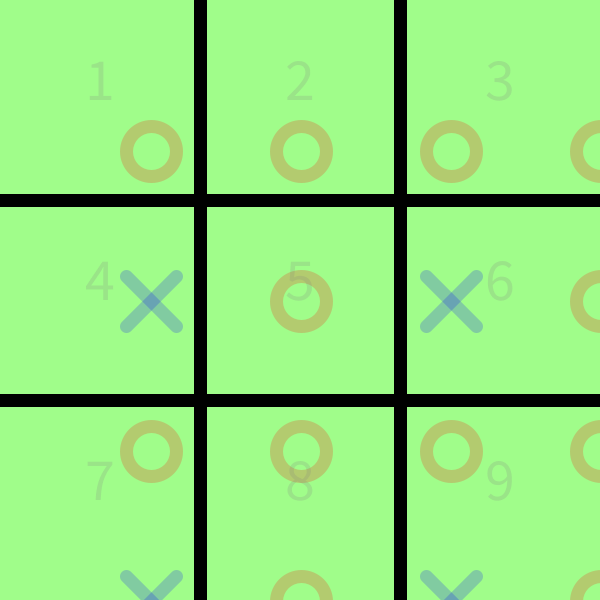
Frame 1 (no input)
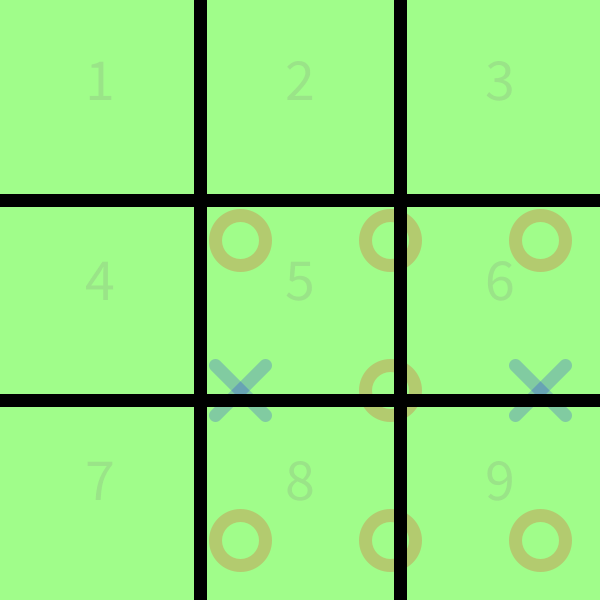
Frame 60 (the mouse pressed at the canvas centre just before this capture)
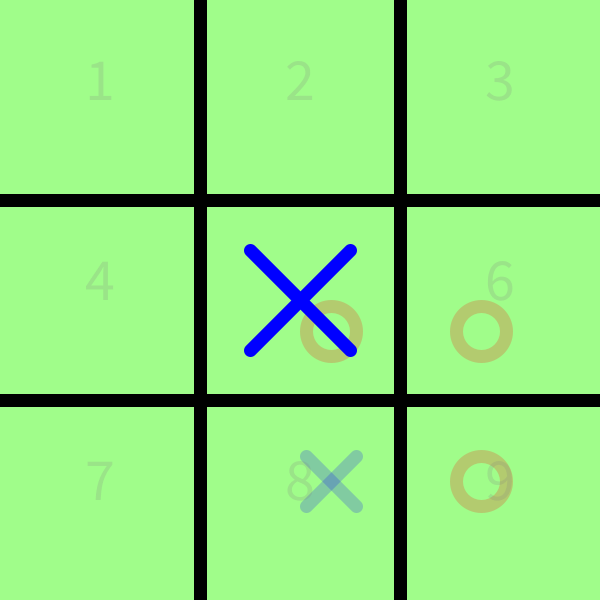
Frame 120 (the mouse held since frame 60 and released just before this capture)

The Processing sketch that drew these frames (run headless with seeded random() and noise(); from frame 60 on, the mouse is pressed at the canvas centre):

// Processing sketch: tic_tac_toe
// ── tic_tac_toe.pde
/*
 *Program: 2 player Tic-tac-toe
 *Author: Paul Wahome
 *Github: http://github.com/wakadaisho
 */

boolean xTurn = true; //alternates turns (Game 1 - X, Game 2 - O, Game 3 - X, ...) 
boolean gameOver = false;
int xWins = 0, oWins = 0;
float A, B, C, D;     //grid boundary markers
float d_x, d_y;       //difference between centers of grids of the x and y planes
float radius;         //size of pieces(X,O)
int board[];     
Object pieces[];
int count;

X xRank;
O oRank;

int xVal = 1;
int oVal = 2;
float fraction_size = 0.5;


float backgroundRadius;
float backgroundSpacing;
float displacement;
O[] backgroundOs;
X[] backgroundXs;
int backgroundOsNum = 10;
int backgroundXsNum = 10;

void setup() {
  smooth();
  background(255);
  ellipseMode(CENTER);  //all ellipses(O) drawn from center
  noFill();            
  size(600, 600); 
  textAlign(CENTER);
  textSize(width/10);
  //fullScreen();
  strokeWeight(width/45);      //increase stroke weight for visibility
  board = new int[9];
  pieces = new Object[9];
  
  backgroundOs = new O[backgroundOsNum*backgroundXsNum/2];
  backgroundXs = new X[backgroundOsNum*backgroundXsNum/2];
  
  displacement = 0;
  count = 0;
  
  A = height/3;
  B = A*2;
  C = width/3;
  D = C*2;

  d_x = .5*C;
  d_y = .5*A;

  radius = ((A < C) ? A : C)*fraction_size;

  xRank = new X(C, A, radius);  
  oRank = new O(C, B, radius);
  
  backgroundRadius = radius*fraction_size;
  backgroundSpacing = width/4;
  
  drawGrid();
  
  for(int i = 0; i<backgroundOsNum; i++){
    for(int j = 0; j<backgroundXsNum; j++){
      if((i*j+j)%2==0){
        //backgroundOs[((i*j)+j)/2] = 
        new O((i+1)*backgroundSpacing+displacement, (j+1)*backgroundSpacing+displacement, backgroundRadius, color(255, 0, 0, 20)).display();
      }else{
        //backgroundXs[((i*j)+j)/2] = 
        new X((i+1)*backgroundSpacing+displacement, (j+1)*backgroundSpacing+displacement, backgroundRadius, color(0, 0, 255, 20)).display();        
      }
    }  
  }
  
}

void draw() {
  println(count);
  drawGrid();
  if (gameOver) {
    delay(1000);
    background(255);
    displayRankings();
  }
}

void mousePressed() {
  if (!gameOver) {
    drawByClick(mouseX, mouseY);    
    checkWin();
  } else {
    resetGame();
  }
}

void keyPressed() {
  switch(keyCode) {
  case 32:      //SPACEBAR
    if (!gameOver) {
      break;
    }
  case 82:  //Reset - R
    resetGame();
    break;

  default:    
    if (!gameOver) {
      if (keyCode>48 && keyCode <58) {
        drawByKey(keyCode-49);
      }
      if (keyCode>96 && keyCode <106) {
        drawByKey(numpadConvert(keyCode));
      }
      
      checkWin();
    }

    break;
  }
}

int numpadConvert(int keyValue) {
  int val = 0;
  switch (keyValue) {
  case 97:
    val = 6;
    break;
  case 98:
    val = 7;
    break;
  case 99:
    val = 8;
    break;
  case 100:
    val = 3;
    break;
  case 101:
    val = 4;
    break;
  case 102:
    val = 5;
    break;
  case 103:
    val = 0;
    break;
  case 104:
    val = 1;
    break;
  case 105:
    val = 2;
    break;
  }

  return val;
}


void resetGame() {
  for (int i = 0; i<board.length; i++) {
    board[i] = 0;
    pieces[i] = null;
  }
  background(255);
  gameOver = false;
  drawGrid();
}

void drawByClick(float x, float y) {
  PVector pos = new PVector();

  int index = calculateValues(x, y, pos);

  if (board[index]==0) {
    if (xTurn) {
      board[index] = xVal;
      pieces[index] = new X(pos.x, pos.y, radius);
      X temp = (X) pieces[index];
      temp.display();
    } else {
      board[index] = oVal;
      pieces[index] = new O(pos.x, pos.y, radius);
      O temp = (O) pieces[index];
      temp.display();
    }    
    xTurn = !xTurn;
  }

  drawGrid();
}

void drawByKey(int index) {
  PVector pos = getPosByIndex(index);

  if (board[index]==0) {
    if (xTurn) {
      board[index] = xVal;
      pieces[index] = new X(pos.x, pos.y, radius);
    } else {
      board[index] = oVal;
      pieces[index] = new O(pos.x, pos.y, radius);
    }
    xTurn = !xTurn;
  }

  drawGrid();
}

int calculateValues(float x, float y, PVector pos) {
  int index;

  if (x < C) {
    index = 0;
    pos.x = d_x;
  } else if (x < D) {
    index = 1;
    pos.x = C + d_x;
  } else {
    index = 2;
    pos.x = D + d_x;
  }

  if (y<A) {
    pos.y = d_y;
  } else if (y < B) {
    index +=3;
    pos.y = A + d_y;
  } else {
    index +=6;
    pos.y = B + d_y;
  }

  return index;
}

void drawGrid() {
  drawBackground();
  stroke(0);
  line(C, 0, C, height);
  line(D, 0, D, height);
  line(0, A, width, A);
  line(0, B, width, B);

  PVector pos;

  for (int i=0; i<board.length; i++) {
    if (board[i]!=0) {
      fill(127, 127, 127, 0);
    } else {      
      fill(127, 127, 127, 50);
    }
    pos = getPosByIndex(i);
    text(i+1, pos.x, pos.y);
    noFill();
  }
  for (int i=0; i<pieces.length; i++) {
    if (board[i]!=0) {
      if (pieces[i].getClass().getName()=="tic_tac_toe$O") {
        O temp = (O) pieces[i];
        temp.display();
      } else {
        X temp = (X) pieces[i];
        temp.display();
      }
    }
  }
}

void checkWin() {
  if (board[0]==board[1]&&board[1]==board[2]) {
    presentWinner(0, 1, 2);
  }
  if (board[3]==board[4]&&board[4]==board[5]) {
    presentWinner(3, 4, 5);
  }
  if (board[6]==board[7]&&board[7]==board[8]) {
    presentWinner(6, 7, 8);
  }
  if (board[0]==board[3]&&board[3]==board[6]) {
    presentWinner(0, 3, 6);
  }
  if (board[1]==board[4]&&board[4]==board[7]) {
    presentWinner(1, 4, 7);
  }
  if (board[2]==board[5]&&board[5]==board[8]) {
    presentWinner(2, 5, 8);
  }
  if (board[0]==board[4]&&board[4]==board[8]) {
    presentWinner(0, 4, 8);
  }
  if (board[2]==board[4]&&board[4]==board[6]) {
    presentWinner(2, 4, 6);
  }

  if (gameOver) {
    return;
  }

  for (int i=0; i<board.length; i++) {
    if (board[i]==0) {    //continues game if any single grid is still empty
      return;
    }
  }
  gameOver=true;
}

void presentWinner(int a, int b, int c) {
  PVector posA = getPosByIndex(a);
  PVector posB = getPosByIndex(b);
  PVector posC = getPosByIndex(c);
  color winnerColor = color(0, 255, 0); 


  float xLineBuffer = 0, yLineBuffer = 0;

  if ((b-a)==1 || (b-a)%2==0) {
    xLineBuffer = d_x*.8;
  }
  if ((b-a)==3 || (b-a)%2==0) {
    yLineBuffer = d_y*.8;
  }


  if (xTurn) {        //means O played last, checking if O won
    if (board[a]==oVal) {
      new O(posA.x, posA.y, radius, winnerColor).display();
      new O(posB.x, posB.y, radius, winnerColor).display();
      new O(posC.x, posC.y, radius, winnerColor).display();
      //stroke(color(0, 200, 0));
      strokeWeight(width/90);
      if ((b-a)==2) {
        line(posA.x+xLineBuffer, posA.y-yLineBuffer, posC.x - xLineBuffer, posC.y + yLineBuffer);
      } else {
        line(posA.x-xLineBuffer, posA.y-yLineBuffer, posC.x + xLineBuffer, posC.y + yLineBuffer);
      }
      strokeWeight(width/45);
      oWins++;
      gameOver = true;
    }
  } else {
    if (board[a]==xVal) {
      new X(posA.x, posA.y, radius, winnerColor).display();
      new X(posB.x, posB.y, radius, winnerColor).display();
      new X(posC.x, posC.y, radius, winnerColor).display();
      //stroke(color(0, 200, 0));
      strokeWeight(width/80);
      if ((b-a)==2) {
        line(posA.x+xLineBuffer, posA.y-yLineBuffer, posC.x - xLineBuffer, posC.y + yLineBuffer);
      } else {
        line(posA.x-xLineBuffer, posA.y-yLineBuffer, posC.x + xLineBuffer, posC.y + yLineBuffer);
      }
      strokeWeight(width/45);
      xWins++;
      gameOver = true;
    }
  }

  return;
}

PVector getPosByIndex(int index) {
  PVector pos = new PVector();
  if (index == 0) {
    pos.x = d_x;
    pos.y = d_y;
  } else if (index == 1) {
    pos.x = C + d_x;
    pos.y = d_y;
  } else if (index == 2) {
    pos.x = D + d_x;
    pos.y = d_y;
  } else if (index == 3) {
    pos.x = d_x;
    pos.y = A+d_y;
  } else if (index == 4) {
    pos.x = C + d_x;
    pos.y = A+d_y;
  } else if (index == 5) {
    pos.x = D + d_x;
    pos.y = A+d_y;
  } else if (index == 6) {
    pos.x = d_x;
    pos.y = B + d_y;
  } else if (index == 7) {
    pos.x = C + d_x;
    pos.y = B + d_y;
  } else if (index == 8) {
    pos.x = D + d_x;
    pos.y = B + d_y;
  } else {
  }

  return pos;
}

void displayRankings() {  
  noFill();    
  textAlign(BOTTOM);
  if (oWins>xWins) {
    new X(C, B, radius).display();  
    new O(C, A, radius).display();
  } else {
    new X(C, A, radius).display();  
    new O(C, B, radius).display();
  }

  if (oWins>xWins) {
    fill(0, 0, 255);
    text(xWins, D, B*1.05);

    fill(255, 0, 0);
    text(oWins, D, A*1.05);
  } else {      
    fill(0, 0, 255);
    text(xWins, D, A*1.05);

    fill(255, 0, 0);
    text(oWins, D, B*1.05);
  }

  textAlign(CENTER);
}

void drawBackground(){
  pushStyle();
  fill(127);
  rect(0, 0, width, height);
  popStyle();
  background(160.0, 253.0, 138.0);
   for(int i = 0; i<backgroundOs.length; i++){
    for(int j = 0; j<backgroundXs.length; j++){
      if(((i*j)+j)%2==0){
        new O((i+1)*backgroundSpacing+displacement, (j+1)*backgroundSpacing+displacement, backgroundRadius, color(255, 0, 0, 50)).display();
      }else{
        new X((i+1)*backgroundSpacing+displacement, (j+1)*backgroundSpacing+displacement, backgroundRadius, color(0, 0, 255, 50)).display();
      }
    }  
  }
   displacement += backgroundSpacing/100;
  
}

// ── O.pde
class O {
  float x;
  float y;
  float r;
  color c;
  PShape o;
  
  O(float x, float y, float r) {
    this.x = x;
    this.y = y;
    this.r = r;
    this.c = color(255, 0, 0);
    shapeMode(CENTER);
    o = createShape(ELLIPSE, x, y, r, r);
    //display();
    //O(x, y, r, int(color(255, 0, 0)));
  }
  
  O(float x, float y, float r, color c) {
    this.x = x;
    this.y = y;
    this.r = r;
    this.c = c;
    shapeMode(CENTER);
    o = createShape(ELLIPSE, x, y, r, r);
    //display();
  }

  void display() {
    o.setStroke(c);
    shape(o);
  }

  void setColor(color c) {
    this.c = c;
  }
}

// ── X.pde
class X{
  float x;
  float y;
  float r;
  color c;
  PShape X;
  
  X(float x, float y, float r){
    this.x = x;
    this.y = y;
    this.r = r/2;
    this.c = color(0, 0, 255);
    //X(x, y, r, new color(0, 0, 255));
   
    //makeX();
  }

  X(float x, float y, float r, color c){
    this.x = x;
    this.y = y;
    this.r = r/2;
    this.c = c;
   
    //makeX();
  }
  
  void makeX(){
    X = createShape(GROUP);
    PShape diagonal_1, diagonal_2;
    diagonal_1 = createShape(LINE, x-r, y-r, x+r, y+r);
    diagonal_2 = createShape(LINE, x-r, y+r, x+r, y-r);
    diagonal_1.setStroke(c);
    diagonal_2.setStroke(c);
    X.addChild(diagonal_1);
    X.addChild(diagonal_2);
    //pushMatrix();
    //translate(x, y);
    //rotate(QUARTER_PI);
    shape(X);
    //popMatrix();
  }
  
   void display(){
    makeX();    
  }
  
  void setColor(color c){
    this.c = c;
  }
  
}
